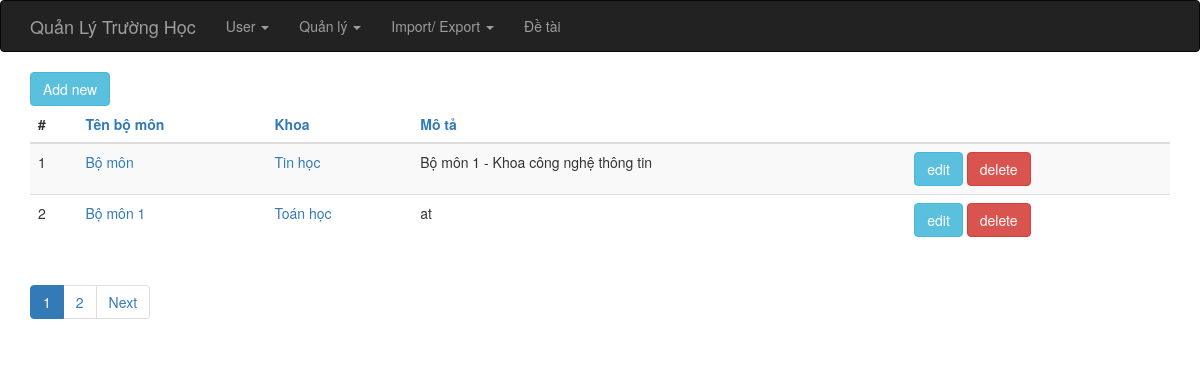
The app's page /index.php?op=bomon_list, older data.
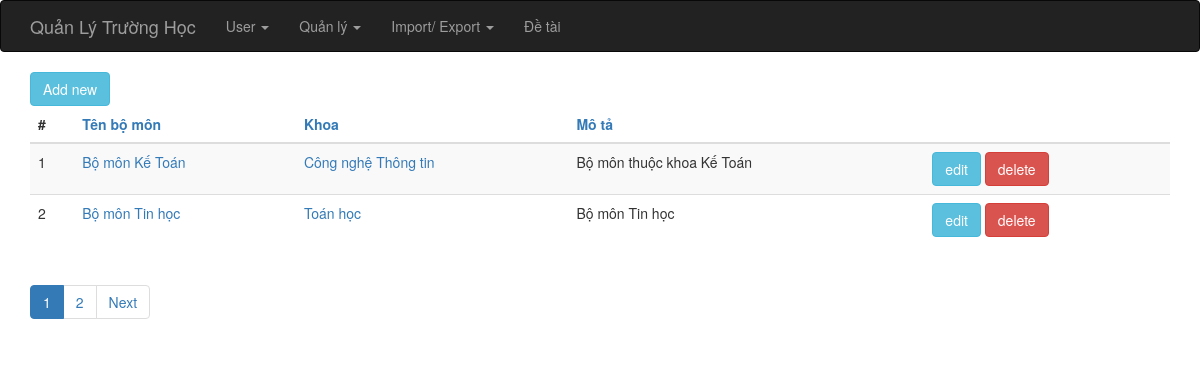
The same page, newer data.
### tables this page shows
CREATE TABLE IF NOT EXISTS `bo_mon` (
  `id` int(6) unsigned NOT NULL AUTO_INCREMENT,
  `ten_mon` varchar(255) NOT NULL,
  `mota` text,
  `khoa_id` int(6) DEFAULT NULL,
  PRIMARY KEY (`id`)
);

CREATE TABLE IF NOT EXISTS `khoa` (
  `id` int(6) unsigned NOT NULL AUTO_INCREMENT,
  `ten_khoa` varchar(255) NOT NULL,
  PRIMARY KEY (`id`)
);

### index.php (called while the page is built, shortened)
<?php
require_once 'controller/IndexController.php';
$controller = new IndexController();
$controller->handleRequest();
?>

### model/KhoaGateway.php (called while the page is built, shortened)
<?php
class KhoaGateway {
    public function selectAll($order, $start, $limit) {
        $dbOrder =  mysql_real_escape_string($order);
        $dbres = mysql_query("SELECT * FROM khoa ORDER BY $dbOrder ASC limit {$start},{$limit}");
        $data = array();
        while ( ($obj = mysql_fetch_object($dbres)) != NULL ) {
            $data[] = $obj;
        }
        return $data;
    }
}
?>

### model/KhoaService.php (called while the page is built, shortened)
<?php
require_once 'model/KhoaGateway.php';
class KhoaService {
    private $index = NULL;
    private $khoaGateway    = NULL;
    public function __construct() {
        $this->index = new IndexService();
        $this->khoaGateway = new KhoaGateway();
    }
    public function getAll($order, $start, $limit) {
        try {
            $this->index->openDb();
            $res = $this->khoaGateway->selectAll($order, $start, $limit);
            $this->index->closeDb();
            return $res;
        } catch (Exception $e) {
            $this->index->closeDb();
            throw $e;
        }
    }
}
?>

### model/BoMonGateway.php (called while the page is built, shortened)
<?php
class BoMonGateway {
    public function allRecord() {
        $dbres = mysql_query("SELECT * FROM bo_mon");
        return mysql_num_rows($dbres);
    }
    public function selectAll($order, $start, $limit) {
        if ( !isset($order) ) {
            $order = "ten_mon";
        }
        $dbOrder =  mysql_real_escape_string($order);
        $dbres = mysql_query("SELECT * FROM bo_mon ORDER BY $dbOrder ASC limit {$start},{$limit}");
        $data = array();
        while ( ($obj = mysql_fetch_object($dbres)) != NULL ) {
            $data[] = $obj;
        }
        return $data;
    }
}
?>

### model/BoMonService.php (called while the page is built, shortened)
<?php
require_once 'model/BoMonGateway.php';
class BoMonService {
    private $index = NULL;
    private $bomonGateway    = NULL;
    public function __construct() {
        $this->index = new IndexService();
        $this->bomonGateway = new bomonGateway();
    }
    public function totalRecord()
    {
        try {
            $this->index->openDb();
            $res = $this->bomonGateway->allRecord();
            $this->index->closeDb();
            return $res;
        } catch (Exception $e) {
            $this->index->closeDb();
            throw $e;
        }
    }
    public function getAll($order, $start, $limit) {
        try {
            $this->index->openDb();
            $res = $this->bomonGateway->selectAll($order, $start, $limit);
            $this->index->closeDb();
            return $res;
        } catch (Exception $e) {
            $this->index->closeDb();
            throw $e;
        }
    }
}
?>

### view/bomon/list.php (the view, shortened to what the changed rows need)
<?php require_once(realpath($_SERVER["DOCUMENT_ROOT"]) .'/school/view/include/header.php');?>
<?php
    $Pagination = new Pagination();
?>
<div class="container">
    <?php if ( count($data) > 0 ) { ?>
    <table class="table table-striped">
        <thead>
        <tr>
            <th>#</th>
            <th><a href="?op=bomon_list&orderby=ten_mon">Tên bộ môn</a></th>
            <th><a href="?op=bomon_list&orderby=khoa_id">Khoa</a></th>
            <th><a href="?op=bomon_list&orderby=mota">Mô tả</a></th>
            <th>&nbsp;</th>
        </tr>
        </thead>
        <tbody>
        <?php $i = 0; foreach ($data as $item): $i++;?>
            <tr>
                <td><?php echo $i;?></td>
                <td><a href="index.php?op=bomon_show&id=<?php echo $item->id; ?>"><?php echo $item->ten_mon; ?></a></td>
                <td>
                    <a href="index.php?op=khoa_show&id=<?php echo $item->khoa_id; ?>">
                        <?php foreach ($khoaList as $khoa) {
                            if ( $item->khoa_id == $khoa->id ) {
                                echo $khoa->ten_khoa;
                            }
                        }; ?>
                    </a></td>
                <td><?php echo $item->mota; ?></td>
                <td>
                    <a href="index.php?op=bomon_edit&id=<?php echo $item->id; ?>" class="btn btn-info">edit</a>
                    <a href="index.php?op=bomon_delete&id=<?php echo $item->id; ?>" class="btn btn-danger" onclick="return checkDel()">delete</a>
                </td>
            </tr>
        <?php endforeach; ?>
        </tbody>
    </table>
    <ul class="pagination">
        <?php echo $Pagination->listPages($totalPages); ?>
    </ul>
    <?php } else { ?>
        <h5>Empty list.</h5>
    <?php } ?>
</div>
<?php require_once(realpath($_SERVER["DOCUMENT_ROOT"]) .'/school/view/include/footer.php');?>

### model/Pagination.php (shortened to what the changed rows need)
<?php
class Pagination{
    public $limit = 2;
    protected $_baseUrl;
    public function __construct(){
        $this->_baseUrl = $_SERVER['REQUEST_URI'];
        if (strpos($this->_baseUrl, "_list") !== false) {
            $parts = parse_url($this->_baseUrl);
            parse_str($parts['query'], $query);
            $arrayOp = explode("?", $query['op']);
            $this->_baseUrl = 'index.php?op=' .$arrayOp[0];
        }
    }
    public function start(){
        if(isset($_GET['start'])){
            $start = $_GET['start'];
        }else{
            $start = 0;
        }
        return $start;
    }
    public function totalPages($totalRecord){
        if(isset($_GET['pages'])){
            $totalPages = $_GET['pages'];
        }else{
            $totalPages = ceil($totalRecord/$this->limit);
        }
        return $totalPages;
    }
    public function listPages($totalPages){
        $start = $this->start();
        $limit = $this->limit;
        $listPage = '';
        if($totalPages > 1){
            $current = ($start/$limit) + 1;
            for($i=1;$i<=$totalPages;$i++){
                $newstart = ($i - 1)*$limit;
                if($i == $current){
                    $listPage .= "<li class='active'><span class='current'>".$i."</span></li>";
                }else{
                    $listPage .= "<li><a href='".$this->_baseUrl."?pages=$totalPages&start=$newstart'>".$i."</a></li>";
                }
            }
            if($current != $totalPages){
                $newstart = $start + $limit;
                $listPage .= "<li><a href='".$this->_baseUrl."?pages=$totalPages&start=$newstart'>Next</a></li>";
            }
        }
        return $listPage;
    }
}
?>

Row changes from the older to the newer data that the page shows:
no longer on this page (row edited): bo_mon: ten_mon "Bộ môn", mota "Bộ môn 1 - Khoa công nghệ thông tin"
no longer on this page (row edited): khoa: ten_khoa "Tin học", shown under "Bộ môn"
now on this page (row edited): bo_mon: ten_mon "Bộ môn Kế Toán", mota "Bộ môn thuộc khoa Kế Toán"
now on this page (row unchanged): khoa: ten_khoa "Công nghệ Thông tin", shown under "Bộ môn Kế Toán"
changed bo_mon: ten_mon "Bộ môn 1" → "Bộ môn Tin học"; mota "at" → "Bộ môn Tin học"
